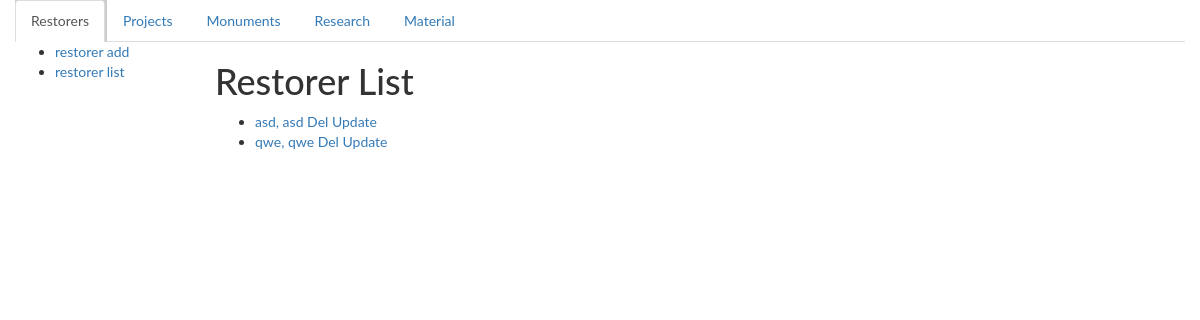
Page /restorer/list on the earlier database version.
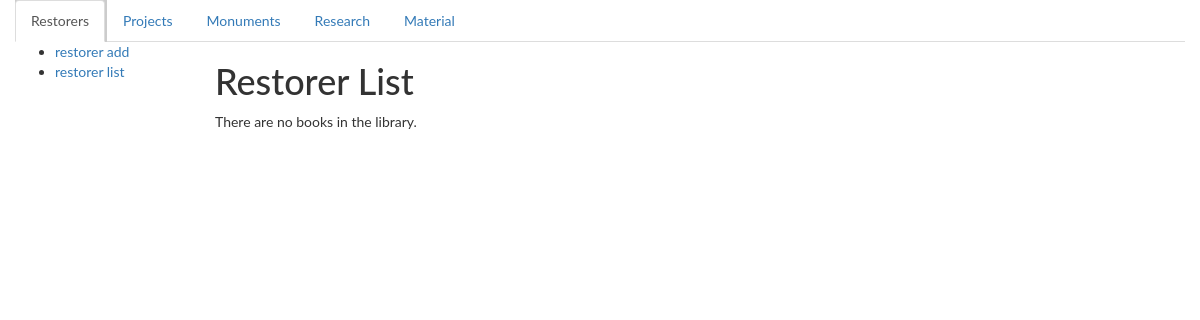
Same page on the later database version.
### catalogWeb/models.py (models this page shows)
class Restorer(models.Model):
    first_name = models.CharField(max_length=45)
    last_name = models.CharField(max_length=45)
    description = models.CharField(max_length=200)
    def __str__(self):
        return '%s, %s' % (self.last_name, self.first_name)

### catalogWeb/views.py (the view)
# urls.py: url(r'restorer/list', views.RestorerListView.as_view(), name='restorerList'),
class RestorerListView(generic.ListView):
    model = Restorer
    paginate_by = 4

### catalogWeb/templates/catalogWeb/restorer_list.html
{% extends "base_generic.html" %}
{% block sidebar %}
  <ul class="sidebar-nav">
    <li><a href="{% url 'restorerCreate' %}">restorer add</a></li>
    <li><a href="{% url 'restorerList' %}">restorer list</a></li>
  </ul>
{% endblock sidebar %}
{% block content %}
    <h1>Restorer List</h1>
    {% if restorer_list %}
    <ul>
      {% for restorer in restorer_list %}
      <li>
        <a href="{% url 'restorerDetail' restorer.id %}"> {{  restorer }}</a>
          <a href="{% url 'restorerDelete' restorer.id %}"> Del</a>
            <a href="{% url 'restorerUpdate' restorer.id %}"> Update</a>
      </li>
      {% endfor %}
    </ul>
    {% else %}
      <p>There are no books in the library.</p>
    {% endif %}
{% endblock %}

Differences in the rows shown:
removed Restorer: last_name+first_name "asd, asd"
removed Restorer: last_name+first_name "qwe, qwe"
Other differences:
text now shown: "There are no books in the library."
